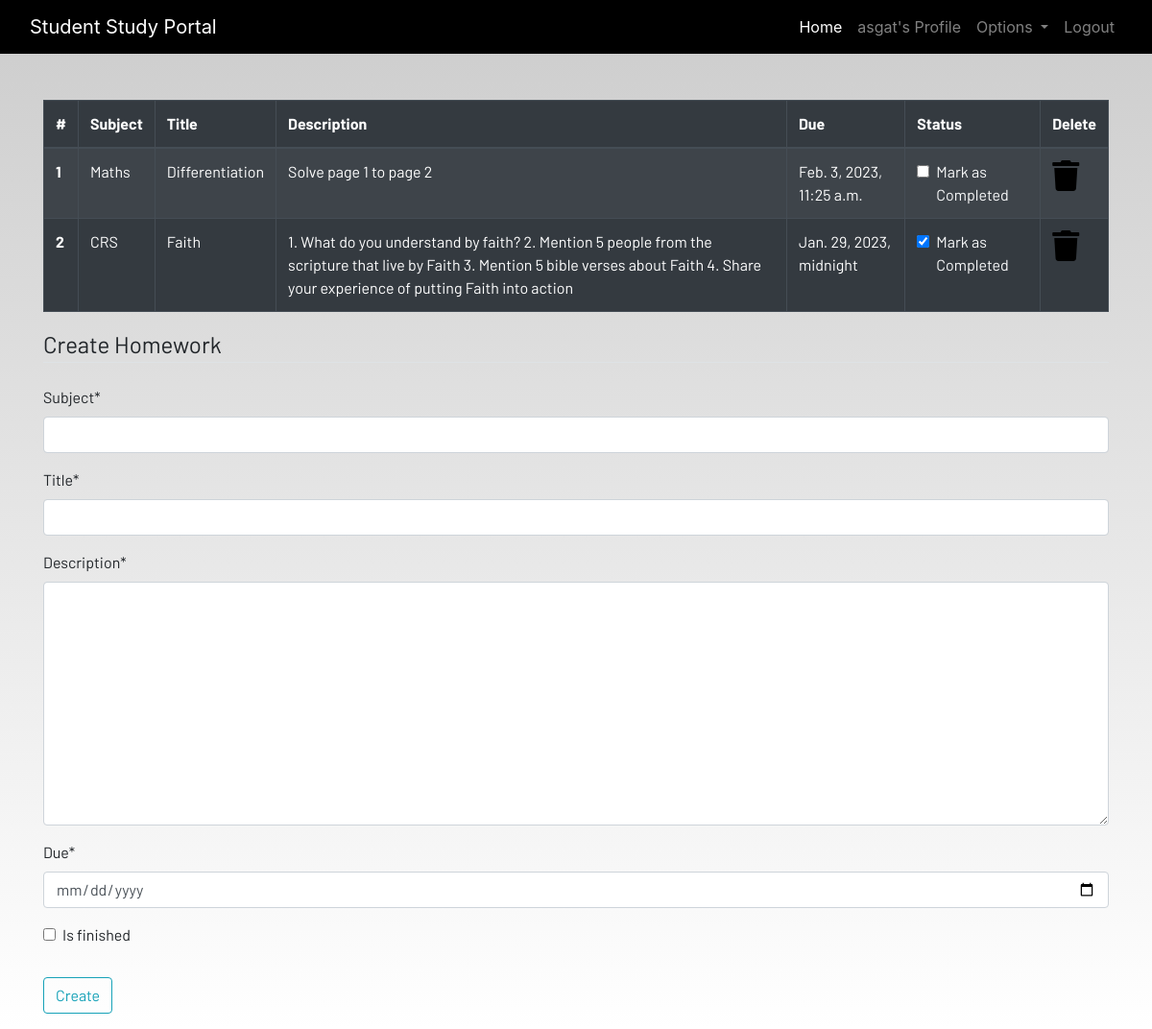
/homework (signed in), run on an earlier commit of the app's database.
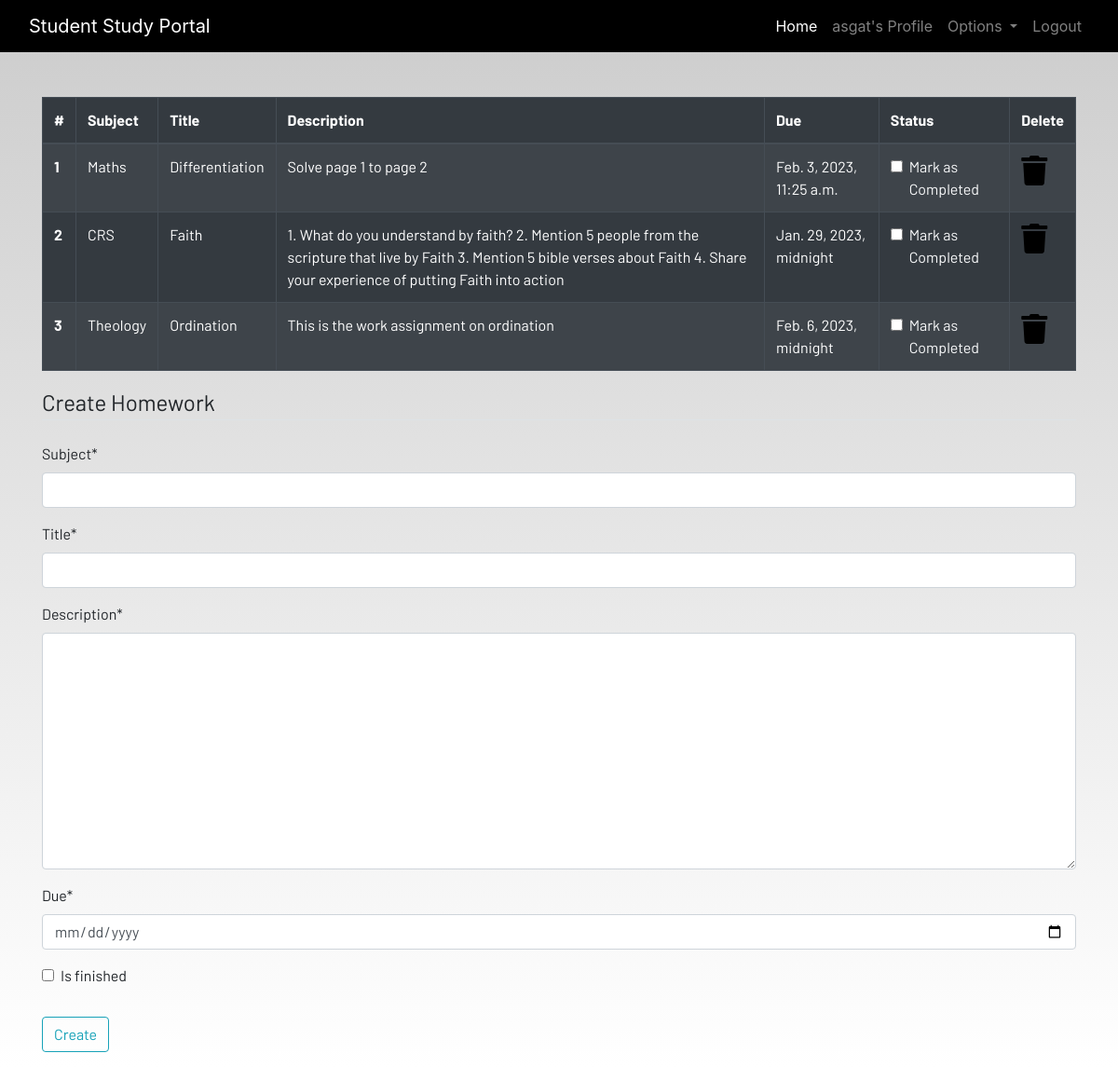
And on a later commit of the database.
### dashboard/models.py (models this page shows, shortened)
class Homework(models.Model):
    user = models.ForeignKey(User, on_delete=models.CASCADE)
    subject = models.CharField(max_length=50)
    title=models.CharField(max_length=100)
    description=models.TextField()
    due=models.DateTimeField()
    is_finished=models.BooleanField(default=False)

### dashboard/views.py (the view)
# urls.py: path('homework', views.homework, name="homework"),
@login_required
def homework(request):
    if request.method == 'POST':
        form = HomeworkForm(request.POST)
        if form.is_valid():
            try:
                finished = request.POST['is_finished']
                if finished == 'on':
                    finished = True
                else:
                    finished = False
            except:
                finished = False
            homeworks = Homework(
                user = request.user,
                subject = request.POST['subject'],
                title = request.POST['title'],
                description = request.POST['description'],
                due = request.POST['due'],
                is_finished = finished
            )
            homeworks.save()
            messages.success(request, f"Homework added from {request.user.username}!!")
    else:
        form = HomeworkForm
    homework=Homework.objects.filter(user=request.user)
    if len(homework) == 0:
        homework_done = True
    else:
        homework_done = False
    context = {
        'homeworks':homework,
        'homeworks_done':homework_done,
        'form':form
    }
    return render(request, 'dashboard/homework.html', context)

### dashboard/templates/dashboard/homework.html (shortened to what this page needs)
{% extends 'dashboard/base.html' %}
{% load static %}
{% load crispy_forms_tags %}
{% block content %}
<div class="container">
    {% if not homework_done %}
    <table class="table table-striped table-bordered table-hover table-dark">
        <thead>
            <tr>
                <th scope="col">#</th>
                <th scope="col">Subject</th>
                <th scope="col">Title</th>
                <th scope="col">Description</th>
                <th scope="col">Due</th>
                <th scope="col">Status</th>
                <th scope="col">Delete</th>
            </tr>
        </thead>
        <tbody>
            {% for homework in homeworks  %}
            <tr>
                <th scope="row">{{forloop.counter}}</th>
                <td>{{homework.subject}}</td>
                <td>{{homework.title}}</td>
                <td>{{homework.description}}</td>
                <td>{{homework.due}}</td>
                <td>
                    <a href="{% url 'dashboard:updatehomework' homework.id %}">
                        <div class="form-check">
                            {% if homework.is_finished == True %}
                            <input class="form-check-input" type="checkbox" value="" checked>
                            {% else %}
                            <input class="form-check-input" type="checkbox" value="">
                            {% endif %}
                            <label class="form-check-label text-light" for="flexCheckDefault">
                                Mark as Completed
                            </label>
                        </div>
                    </a>
                </td>
                <td><a href="{% url 'dashboard:delhomework' homework.id %}"><i class="fa fa-trash fa-2x"></i></a></td>
            </tr>
            {% endfor %}
        </tbody>
    </table>
    {% else %}
    <h4>All homeworks are completed!! Create to have more!!</h4>
    {% endif %}
</div>
<div class=" container">
    <form method="POST">
        <fieldset class="form-group">
            <legend class="border-bottom mb-4">Create Homework</legend>
            {{form|crispy}}
        </fieldset>
        <div class="form-group">
            <button href="" class="btn btn-outline-info" type="submit">
                Create
            </button>
        </div>
    </form>
</div>
{% endblock content %}

What changed in the data, as far as the page shows it:
changed Homework "CRS": value "☑" → "☐"
added Homework: subject "Theology", title "Ordination", description "This is the work assignment on ordination", due "Feb. 6, 2023, midnight"
